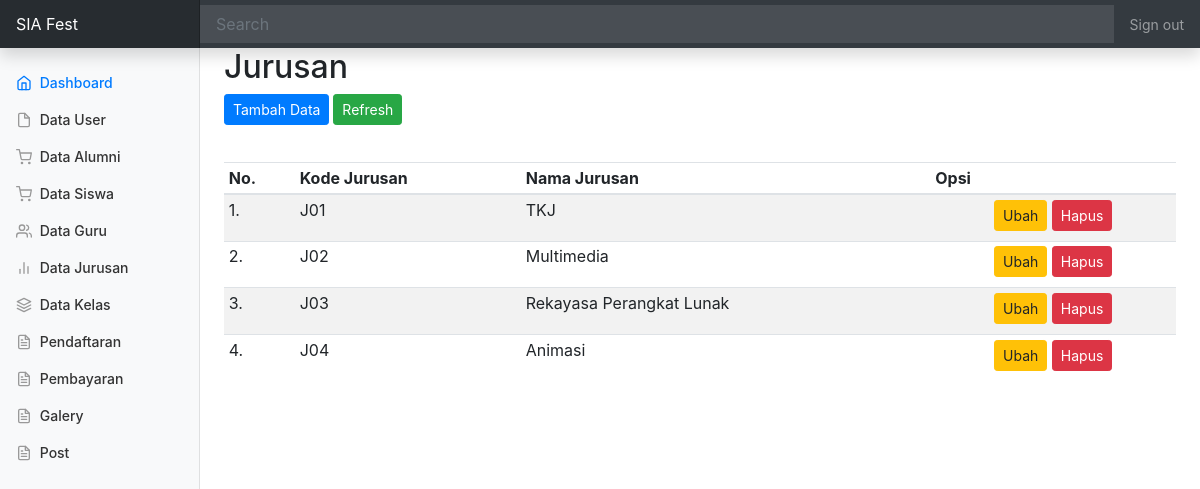
Screenshot of /admin/page/jurusan/data.php (signed in) with the database file from the repository.
### tables this page shows
CREATE TABLE `tb_jurusan` (
  `kd_jurusan` varchar(20) NOT NULL,
  `nama_jurusan` varchar(50) NOT NULL
);

### admin/page/jurusan/data.php (the view, shortened to what this page needs)
<?php include_once('../../../_header.php'); ?>
<h2>Jurusan</h2>
<div class="pull-right">
        <p>
              <a class="btn btn-primary btn-sm" data-toggle="collapse" href="#collapseExample" role="button" aria-expanded="false" aria-controls="collapseExample">
                Tambah Data
              </a>
                <a href="" class="btn btn-success btn-sm"><i class="fa fa-refresh"></i>Refresh</a>
</div>
	<br>
      <div class="table-responsive">
        <table class="table table-striped table-sm">
	        <thead>
				<tr>
					<th>No.</th>
					<th>Kode Jurusan</th>
                    <th>Nama Jurusan</th>
					<th align="center"><i class="fa fa-cogs"></i> Opsi</th>
				</tr>
			</thead>
			<tbody>
					<?php
					$no = 1;
					$sql_buku = mysqli_query($con, "SELECT * FROM tb_jurusan") or die (mysqli_error($con));
					while($data = mysqli_fetch_array($sql_buku)) { ?>
						<tr>
							<td><?=$no++?>.</td>
							<td><?=$data['kd_jurusan']?></td>
                            <td><?=$data['nama_jurusan']?></td>
                            <td align="center">
                                 <a href="edit.php?id=<?=$data['kd_jurusan']?>" name="editkat" class="btn btn-warning btn-sm" style = "margin-bottom: 5px;"><i class="fa fa-pencil-square-o"></i> Ubah</a>
                                <a href="del.php?id=<?=$data['kd_jurusan']?>" onclick="return confirm('Yakin Hapus?')" class="btn btn-danger btn-sm" style = "margin-bottom: 5px;"><i class="fa fa-trash-o"></i> Hapus</a>
                            </td>
						</tr>
					<?php
					}
					?>
				</tbody>
        </table>
        </div>
<?php include_once('../../../_footer.php'); ?>

### rows the page displays
tb_jurusan: kd_jurusan "J01", nama_jurusan "TKJ"
tb_jurusan: kd_jurusan "J02", nama_jurusan "Multimedia"
tb_jurusan: kd_jurusan "J03", nama_jurusan "Rekayasa Perangkat Lunak"
tb_jurusan: kd_jurusan "J04", nama_jurusan "Animasi"
